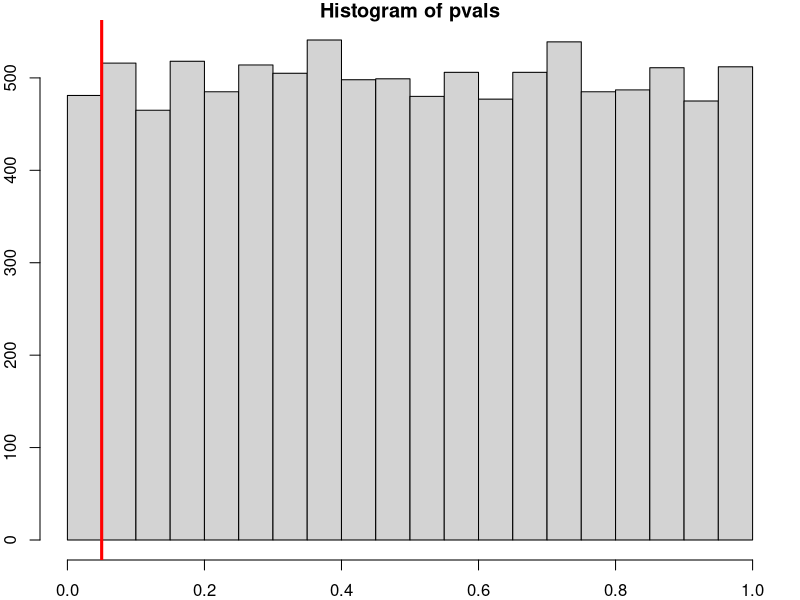

Source code (R):
## ---- chunk 1
knitr::opts_chunk$set(echo = FALSE)
set.seed(2112)
## ---- chunk 2
set.seed(21); par(mar = c(2,2,1,1)) # unimportant
## set an empty vector, to be filled with p-values
pvals <- c() 

for(i in 1:10000){ # repeat 10,000 times
    # Simulate 30 normal values with a population mean of 0 and sd of 1
    newsample <- rnorm(n = 30, mean = 0, sd = 1)
    # Test whether the population mean is 0
    newsample_mean <- mean(newsample)
    newsample_sd <- 1/sqrt(30) # Assuming population sd is known
    my_z_test <- 2 * (1 - pnorm(abs(newsample_mean), mean = 0, sd = newsample_sd))
    # record the p-value (the output of t.test has some hidden values)
    pvals[i] <- my_z_test
}
## Testing at the 5% level
sum(pvals < 0.05) / length(pvals) # should be close to 0.05
## ---- chunk 3
## Fun fact: under the null hyothesis, all p-values are equally likely
## this fun fact is not relevant to this course.
hist(pvals, breaks = seq(0, 1, 0.05))
abline(v = 0.05, col = "red", lwd = 3)
## ---- chunk 4
## Set parameters
mu <- 0 # don't change this, but change the other parameters
mu_0 <- 0.1
sigma <- 0.5
n <- 50

## Record p-vals
p_vals <- c()
for(i in 1:10000){
    newsample <- rnorm(n, mu, sigma)
    p_vals[i] <- 2 * (1 - pnorm(abs(mean(newsample)), 0, sigma/sqrt(n)))
}
## The proportion of times the null was (correctly) rejected
mean(p_vals < 0.05) # Power
mean(p_vals > 0.05) # P(Type 2 Error)
## ---- chunk 5
1 - dbinom(0, size = 10, prob = 0.05)
## ---- chunk 6
1 - dbinom(0, size = 10, prob = 0.05)
